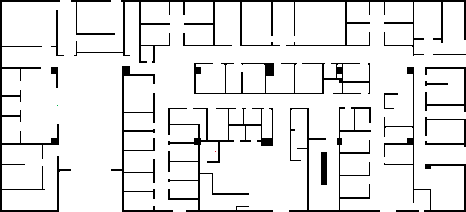
#> input picture map/small_map.png, 466 x 212 px, found by its file name
$ python map.py
#> lines starting #> are read from the running program, lines starting #| are printed output that depends on the picture; after the words box and inside, x2 and y2 are one past the last pixel; in counts of white or black regions, pixels touching at a corner belong together
### map/bfs.py
def bfs(_map: list, start_pos: list, end_pos: list) -> list:
    print("running")
    def is_valid(_pos: list) -> bool:
        if 0 <= _pos[0] < len(_map) and 0 <= _pos[1] < len(_map[0]) and \
             _map[_pos[0]][_pos[1]] == 0 and stat[_pos[0]][_pos[1]][0] == -1:
            return True
        return False
    stat = [[[-2 if _map[j][i]==1 else -1, -1] for i in range(len(_map[0]))] for j in range(len(_map))]
    stat[start_pos[0]][start_pos[1]] = [4, -1]
    move = [[0,-1], [-1,0], [0,1], [1,0]]
    queue = [start_pos]
    while queue: # BFS
        top = queue.pop()
        for i in range(4):
            nxt = [top[0]+move[i][0], top[1]+move[i][1]]
            if not is_valid(nxt):
                continue
            stat[nxt[0]][nxt[1]] = [stat[top[0]][top[1]][0] + 1, i]
            if nxt == end_pos:
                break
            queue = [nxt] + queue
    path, direction = [], []
    pos = end_pos
    cnt = 0
    while True: # 获取路径
        i = stat[pos[0]][pos[1]][1]
        path = [pos] + path
        direction = [i] + direction
        if pos == start_pos:
            break
        i = (i + 2) % 4
        pos = [pos[0]+move[i][0], pos[1]+move[i][1]]
    return path, direction[1:]

# [7 lines that do not run on import are left out]

### map/map.py
import cv2
import numpy as np
from bfs import bfs

def process_image(image_path):
    # 读取图片
#> called with image_path = 'C:\\Users\\lu\\Desktop\\map\\small_map.png'
    image = cv2.imread(image_path)
#> image is the input picture: shape (212, 466, 3); mean B, G, R 230.1, 230.1, 230.1

    # 将图片转换为灰度图
    gray = cv2.cvtColor(image, cv2.COLOR_BGR2GRAY)

    # 二值化处理，黑色为1，白色为0
    _, binary = cv2.threshold(gray, 127, 1, cv2.THRESH_BINARY_INV)
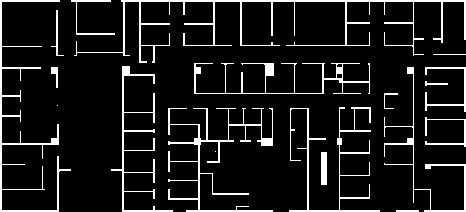
#> binary: shape (212, 466); values 0 (black) and 1 (white), 9.8% white; 19 white regions (2 under 20 px), largest, box (x1, y1, x2, y2) and area: (74, 0, 466, 63) 2242, (168, 108, 273, 212) 1396, (0, 0, 71, 212) 1310

    # 初始化绿色和红色点的中心数组
    start_pos = []
    end_pos = []

    # 遍历图片的每个像素
    for i in range(binary.shape[0]):
        for j in range(binary.shape[1]):
            # 如果像素值为1（黑色），则检查其颜色
            if binary[i, j] == 1:
                color = image[i, j]
                if color[1] > color[2]:  # 绿色点的中心
                    start_pos.append((i, j))
                    binary[i, j] = 0
                elif color[2] > color[1]:  # 红色点的中心
                    end_pos.append((i, j))
                    binary[i, j] = 0
#> after the loop, end_pos = [(151, 215)]; start_pos = [(105, 57)]

    # 输出结果
    print("Start positions:", start_pos)
#| Start positions: [(105, 57)]
    print("End positions:", end_pos)
#| End positions: [(151, 215)]
    print("Array representation of the map:")
    output_row = [row.tolist() for row in binary]
#> output_row = 212 items
    return output_row, list(start_pos[0]), list(end_pos[0])

# 调用函数处理图片

row, start_pos, end_pos = process_image(r"C:\Users\lu\Desktop\map\small_map.png")
#> row = 212 items; start_pos = [105, 57]; end_pos = [151, 215]
path, dir_list = bfs(row, start_pos, end_pos)
#> in bfs, `stat = [[[-2 if _map[j][i]==1 else -1, -1] for i in range(len(_map[0])..`: stat = 212 items
#> in bfs, `queue = [start_pos]`: queue = [[105, 57]]
#> the loop in bfs, `while queue:` made 89126 passes
#> top on passes 1 to 3: [105, 57], [105, 56], [104, 57]
#> after the loop in bfs, `while queue:`: queue = []
#> in bfs, `pos = end_pos`: pos = [151, 215]
#> the loop in bfs, `while True:` made 443 passes
#> (i, pos) on passes 21 to 23: (3, [163, 206]), (2, [163, 207]), (2, [163, 208])
#> after the loop in bfs, `while True:`: direction = 443 values, max 3 at index 177, min -1 at index 0, mean 1.79; path = 443 pairs, first value 65 to 163, second value 57 to 273; pos = [105, 57]
#> dir_list = 442 values, max 3 at index 176, min 0 at index 337, mean 1.8
direction = {0: "←", 1: "↑", 2: "→", 3: "↓"}
for i in range(len(row)):
    for j in range(len(row[i])):
        if row[i][j] == 1:
            print("#", end="")
        elif [i, j] == start_pos:
            print("S", end="")
        elif [i, j] == end_pos:
            print("E", end="")
        elif [i, j] in path:
            print(direction[dir_list[path.index([i, j])]], end="")
        else:
            print(" ", end="")
    print()
#> this loop made 212 passes
